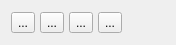
<?xml version="1.0" encoding="UTF-8"?>
<ui version="4.0">
 <class>MapToolWidget</class>
 <widget class="QWidget" name="MapToolWidget">
  <property name="geometry">
   <rect>
    <x>0</x>
    <y>0</y>
    <width>176</width>
    <height>45</height>
   </rect>
  </property>
  <property name="windowTitle">
   <string>Form</string>
  </property>
  <layout class="QHBoxLayout" name="horizontalLayout_2">
   <property name="topMargin">
    <number>0</number>
   </property>
   <property name="bottomMargin">
    <number>0</number>
   </property>
   <item>
    <layout class="QHBoxLayout" name="horizontalLayout">
     <property name="spacing">
      <number>5</number>
     </property>
     <item>
      <widget class="QToolButton" name="tb_mapOpen">
       <property name="text">
        <string>...</string>
       </property>
      </widget>
     </item>
     <item>
      <widget class="QToolButton" name="tb_docOpen">
       <property name="text">
        <string>...</string>
       </property>
      </widget>
     </item>
     <item>
      <widget class="QToolButton" name="tb_docDownload">
       <property name="text">
        <string>...</string>
       </property>
      </widget>
     </item>
     <item>
      <widget class="QToolButton" name="tb_runJob">
       <property name="text">
        <string>...</string>
       </property>
      </widget>
     </item>
     <item>
      <spacer name="horizontalSpacer">
       <property name="orientation">
        <enum>Qt::Horizontal</enum>
       </property>
       <property name="sizeHint" stdset="0">
        <size>
         <width>40</width>
         <height>20</height>
        </size>
       </property>
      </spacer>
     </item>
    </layout>
   </item>
  </layout>
 </widget>
 <resources/>
 <connections/>
</ui>
